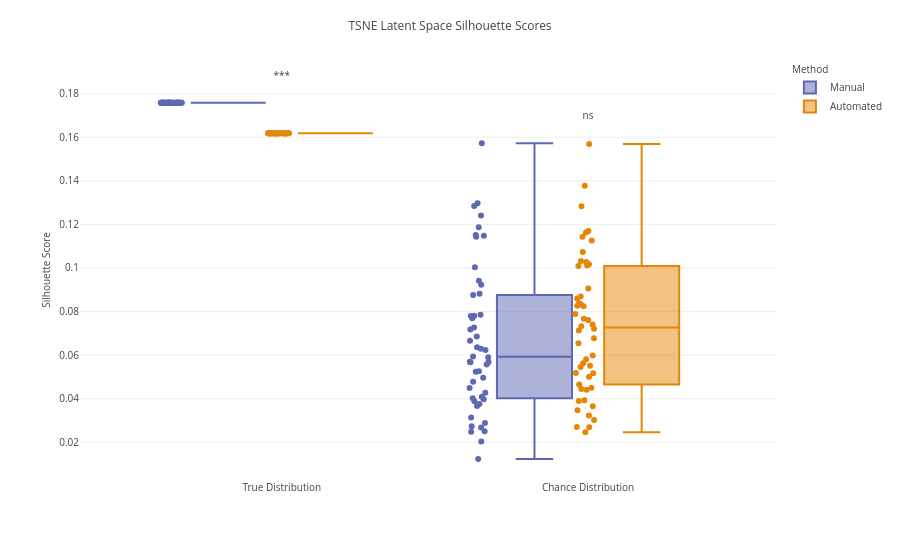

This figure's notebook cell:
### Code cell
silscor_dfmelted2S1 = silscor_dfmelted_tr_ch[silscor_dfmelted_tr_ch['Patient'] == 'S1']
fig = px.box(
    silscor_dfmelted2S1,
    y='Silhouette Score',
    x='Silhouette Level',
    color='Method',
    points='all',  # Shows stripplot-like points
    boxmode='group',
    color_discrete_sequence= px.colors.qualitative.Vivid, 
    color_discrete_map= colorsmap, 
    category_orders=orderforplot    
    )
#fig.update_traces(marker=dict(size=4,opacity=0.9), jitter=0.3, boxmean=True)

# Add significance annotations manually
levels = silscor_dfmelted2S1['Silhouette Level'].unique()

for i, level in enumerate(levels):
    sub_df = silscor_dfmelted2S1[silscor_dfmelted2S1['Silhouette Level'] == level]
    scores_manual = sub_df[sub_df['Method'] == 'Manual']['Silhouette Score'].to_numpy()
    scores_auto = sub_df[sub_df['Method'] == 'Automated']['Silhouette Score'].to_numpy()
    
    stat, p_val = mannwhitneyu(scores_manual, scores_auto)

    # Define label
    sig_label = 'ns'
    if p_val < 0.001:
        sig_label = '***'
    elif p_val < 0.01:
        sig_label = '**'
    elif p_val < 0.05:
        sig_label = '*'

    # Compute annotation Y position
    y_max = sub_df['Silhouette Score'].max()
    fig.add_trace(go.Scatter(
        x=[level],
        y=[y_max + 0.01],
        mode='text',
        text=[sig_label],
        textposition='top center',
        showlegend=False
    ))


mm_to_px = 3.78
fig.update_layout(
    title=dict(text="TSNE Latent Space Silhouette Scores", font=dict(size=12)),
    boxmode="group",
    yaxis_title=dict(text="Silhouette Score", font=dict(size=10)),
    xaxis_title="",
    legend_title=dict(text="Method", font=dict(size=10)),
    font=dict(size=10)
)
# plt.savefig("../figures/figure3/manualvsautomated_TSNEsilhouetteS26.svg", format='svg')
fig.write_image("../figures/figure3/manualvsautomated_TSNEsilhouetteS26PhonChancePlotly.svg", format='svg', scale=3)
fig.show()

### Figure 1 — Plotly figure (JSON) as saved in the notebook; plotly's stock layout.template omitted (floating-point values rounded to 4 significant figures)
{"data": [{"alignmentgroup": "True", "boxpoints": "all", "hovertemplate": "Method=Manual<br>Silhouette Level=%{x}<br>Silhouette Score=%{y}<extra></extra>", "legendgroup": "Manual", "marker": {"color": "rgb(93, 105, 177)"}, "name": "Manual", "notched": false, "offsetgroup": "Manual", "orientation": "v", "showlegend": true, "type": "box", "x": ["Chance Distribution", "Chance Distribution", "Chance Distribution", "Chance Distribution", "Chance Distribution", "Chance Distribution", "Chance Distribution", "Chance Distribution", "Chance Distribution", "Chance Distribution", "Chance Distribution", "Chance Distribution", "Chance Distribution", "Chance Distribution", "Chance Distribution", "Chance Distribution", "Chance Distribution", "Chance Distribution", "Chance Distribution", "Chance Distribution", "Chance Distribution", "Chance Distribution", "Chance Distribution", "Chance Distribution", "Chance Distribution", "Chance Distribution", "Chance Distribution", "Chance Distribution", "Chance Distribution", "Chance Distribution", "Chance Distribution", "Chance Distribution", "Chance Distribution", "Chance Distribution", "Chance Distribution", "Chance Distribution", "Chance Distribution", "Chance Distribution", "Chance Distribution", "Chance Distribution", "Chance Distribution", "Chance Distribution", "Chance Distribution", "Chance Distribution", "Chance Distribution", "Chance Distribution", "Chance Distribution", "Chance Distribution", "Chance Distribution", "Chance Distribution", "True Distribution", "True Distribution", "True Distribution", "True Distribution", "True Distribution", "True Distribution", "True Distribution", "True Distribution", "True Distribution", "True Distribution", "True Distribution", "True Distribution", "True Distribution", "True Distribution", "True Distribution", "True Distribution", "True Distribution", "True Distribution", "True Distribution", "True Distribution", "True Distribution", "True Distribution", "True Distribution", "True Distribution", "True Distribution", "True Distribution", "True Distribution", "True Distribution", "True Distribution", "True Distribution", "True Distribution", "True Distribution", "True Distribution", "True Distribution", "True Distribution", "True Distribution", "True Distribution", "True Distribution", "True Distribution", "True Distribution", "True Distribution", "True Distribution", "True Distribution", "True Distribution", "True Distribution", "True Distribution", "True Distribution", "True Distribution", "True Distribution", "True Distribution"], "x0": " ", "xaxis": "x", "y": [0.05574, 0.1004, 0.1152, 0.03883, 0.05239, 0.03982, 0.0274, 0.02512, 0.02033, 0.01235, 0.07854, 0.1241, 0.08814, 0.04271, 0.07182, 0.07812, 0.03668, 0.03761, 0.1284, 0.1148, 0.1143, 0.05688, 0.1298, 0.08757, 0.05701, 0.06364, 0.04966, 0.06852, 0.09417, 0.04492, 0.05909, 0.06237, 0.02484, 0.07801, 0.07699, 0.04027, 0.05943, 0.02881, 0.0923, 0.03137, 0.07269, 0.02685, 0.1187, 0.04784, 0.05267, 0.05671, 0.06665, 0.1572, 0.0629, 0.0409, 0.1758, 0.1758, 0.1758, 0.1758, 0.1758, 0.1758, 0.1758, 0.1758, 0.1758, 0.1758, 0.1758, 0.1758, 0.1758, 0.1758, 0.1758, 0.1758, 0.1758, 0.1758, 0.1758, 0.1758, 0.1758, 0.1758, 0.1758, 0.1758, 0.1758, 0.1758, 0.1758, 0.1758, 0.1758, 0.1758, 0.1758, 0.1758, 0.1758, 0.1758, 0.1758, 0.1758, 0.1758, 0.1758, 0.1758, 0.1758, 0.1758, 0.1758, 0.1758, 0.1758, 0.1758, 0.1758, 0.1758, 0.1758, 0.1758, 0.1758], "y0": " ", "yaxis": "y"}, {"alignmentgroup": "True", "boxpoints": "all", "hovertemplate": "Method=Automated<br>Silhouette Level=%{x}<br>Silhouette Score=%{y}<extra></extra>", "legendgroup": "Automated", "marker": {"color": "rgb(229, 134, 6)"}, "name": "Automated", "notched": false, "offsetgroup": "Automated", "orientation": "v", "showlegend": true, "type": "box", "x": ["Chance Distribution", "Chance Distribution", "Chance Distribution", "Chance Distribution", "Chance Distribution", "Chance Distribution", "Chance Distribution", "Chance Distribution", "Chance Distribution", "Chance Distribution", "Chance Distribution", "Chance Distribution", "Chance Distribution", "Chance Distribution", "Chance Distribution", "Chance Distribution", "Chance Distribution", "Chance Distribution", "Chance Distribution", "Chance Distribution", "Chance Distribution", "Chance Distribution", "Chance Distribution", "Chance Distribution", "Chance Distribution", "Chance Distribution", "Chance Distribution", "Chance Distribution", "Chance Distribution", "Chance Distribution", "Chance Distribution", "Chance Distribution", "Chance Distribution", "Chance Distribution", "Chance Distribution", "Chance Distribution", "Chance Distribution", "Chance Distribution", "Chance Distribution", "Chance Distribution", "Chance Distribution", "Chance Distribution", "Chance Distribution", "Chance Distribution", "Chance Distribution", "Chance Distribution", "Chance Distribution", "Chance Distribution", "Chance Distribution", "Chance Distribution", "True Distribution", "True Distribution", "True Distribution", "True Distribution", "True Distribution", "True Distribution", "True Distribution", "True Distribution", "True Distribution", "True Distribution", "True Distribution", "True Distribution", "True Distribution", "True Distribution", "True Distribution", "True Distribution", "True Distribution", "True Distribution", "True Distribution", "True Distribution", "True Distribution", "True Distribution", "True Distribution", "True Distribution", "True Distribution", "True Distribution", "True Distribution", "True Distribution", "True Distribution", "True Distribution", "True Distribution", "True Distribution", "True Distribution", "True Distribution", "True Distribution", "True Distribution", "True Distribution", "True Distribution", "True Distribution", "True Distribution", "True Distribution", "True Distribution", "True Distribution", "True Distribution", "True Distribution", "True Distribution", "True Distribution", "True Distribution", "True Distribution", "True Distribution"], "x0": " ", "xaxis": "x", "y": [0.07614, 0.05453, 0.027, 0.1169, 0.05986, 0.1378, 0.08329, 0.05814, 0.05006, 0.039, 0.09059, 0.05187, 0.03935, 0.1162, 0.08693, 0.1126, 0.03228, 0.07132, 0.07325, 0.07885, 0.05176, 0.05512, 0.04505, 0.04448, 0.1284, 0.1009, 0.02462, 0.1143, 0.1073, 0.06773, 0.02687, 0.07217, 0.08265, 0.04659, 0.05626, 0.03474, 0.06549, 0.0838, 0.1569, 0.03026, 0.03657, 0.04411, 0.1018, 0.086, 0.1028, 0.0741, 0.1032, 0.07669, 0.1011, 0.08245, 0.1619, 0.1619, 0.1619, 0.1619, 0.1619, 0.1619, 0.1619, 0.1619, 0.1619, 0.1619, 0.1619, 0.1619, 0.1619, 0.1619, 0.1619, 0.1619, 0.1619, 0.1619, 0.1619, 0.1619, 0.1619, 0.1619, 0.1619, 0.1619, 0.1619, 0.1619, 0.1619, 0.1619, 0.1619, 0.1619, 0.1619, 0.1619, 0.1619, 0.1619, 0.1619, 0.1619, 0.1619, 0.1619, 0.1619, 0.1619, 0.1619, 0.1619, 0.1619, 0.1619, 0.1619, 0.1619, 0.1619, 0.1619, 0.1619, 0.1619], "y0": " ", "yaxis": "y"}, {"mode": "text", "showlegend": false, "text": ["ns"], "textposition": "top center", "type": "scatter", "x": ["Chance Distribution"], "y": [0.1672]}, {"mode": "text", "showlegend": false, "text": ["***"], "textposition": "top center", "type": "scatter", "x": ["True Distribution"], "y": [0.1858]}], "layout": {"boxmode": "group", "font": {"size": 10}, "legend": {"title": {"font": {"size": 10}, "text": "Method"}, "tracegroupgap": 0}, "margin": {"t": 60}, "title": {"font": {"size": 12}, "text": "TSNE Latent Space Silhouette Scores"}, "xaxis": {"anchor": "y", "categoryarray": ["True Distribution", "Chance Distribution"], "categoryorder": "array", "domain": [0, 1], "title": {"text": ""}}, "yaxis": {"anchor": "x", "domain": [0, 1], "title": {"font": {"size": 10}, "text": "Silhouette Score"}}}}
